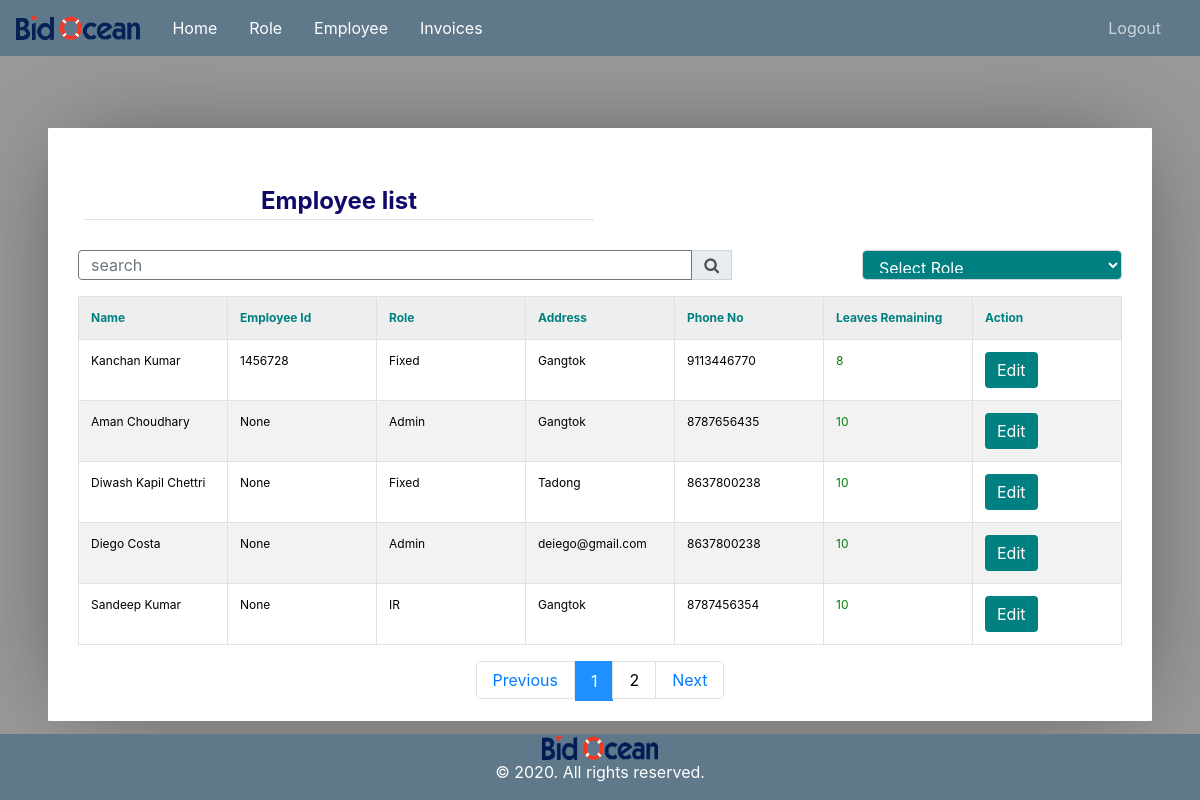
/employee-list/ (signed in), run on the app's committed database.
### user_invoice/models.py (models this page shows, shortened)
class Employee(models.Model):
	id       = models.AutoField(primary_key=True)
	name     = models.CharField(max_length=300)
	role     = models.ForeignKey(Role,on_delete=models.CASCADE)
	salary   = models.CharField(max_length=300, null=True, blank=True)
	address  = models.CharField(max_length=300)
	emp_id   = models.CharField(max_length=300, null=True, blank=True)
	phone_no = models.CharField(max_length=300)
	leaves   = models.IntegerField()
	auth_tbl = models.OneToOneField(User, on_delete=models.CASCADE)
	added_at = models.DateTimeField(auto_now_add=True)

class Role(models.Model):
    id         = models.AutoField(primary_key=True)
    name       = models.CharField(max_length=300)
    created_at = models.DateTimeField(auto_now_add=True)
    status     = models.SmallIntegerField(default=1)

### user_invoice/views.py (the view)
# urls.py: path('employee-list/',views.EmployeeDisplayView.as_view(),name='employee_list'),
class EmployeeDisplayView(AdminOrHRPanelMixin,TemplateView):
    template_name = 'user_invoice/employee_list.html'
    def get(self, request):
        employee_list    = Employee.objects.all()
        try:
            search     = request.GET['search']
        except:
            search     = None
        try:
            role     = request.GET['role']
        except:
            role     = None
        if search is not None and search is not "":
            search = search.strip()
            employee_list = employee_list.filter(Q(name__icontains=search)|Q(address__icontains=search)|(Q(phone_no__icontains=search))|Q(emp_id__icontains=search))
        if role is not None and role is not "":
        	employee_list = employee_list.filter(role__pk__exact=role)
        roles            = Role.objects.all()
        paginator        = Paginator(employee_list,5)
        page             = request.GET.get('page')
        paginatedcontent = paginator.get_page(page)
        context = {
            'employees' : paginatedcontent,
            'title'     : 'Employee list',
            'roles'     : roles,
            'role'      : Employee.objects.get(auth_tbl=self.request.user).role.name.lower()
        }
        return render(request, self.template_name, context)

### user_invoice/mixin.py (called while the page is built)
    def test_func(self):
        user     = self.request.user
        employee = Employee.objects.get(auth_tbl=user)
        return employee.role.name.lower() == 'admin' or employee.role.name.lower() == 'hr'

### user_invoice/templates/user_invoice/employee_list.html (shortened to what this page needs)
{% extends "user_invoice/base.html" %}
{% load crispy_forms_tags %}
{% block content %}
		<div class='container'>
		<table  width="100%">
			<tr>
				<td><legend class="border-bottom mb-4" style="color: rgb(15, 9, 105);text-align: center;"><b>Employee list</b> </legend></td>
				<td align="right"></td>
			</tr>
		</table>
		<form>
			<table >
				<tr>
						<link rel="stylesheet" href="https://stackpath.bootstrapcdn.com/font-awesome/4.7.0/css/font-awesome.min.css">
					<div class="form-group w-30" >
						<div class="input-group mb-3">
							<input type="text" name="search" style="width: 30px;height: 30px;" class="form-control border-secondary py-2" value="{{request.GET.search}}" placeholder="search">
							<div class="input-group-append">
							 <button class="input-group-text" style="height: 30px;" type="submit" name="submitbtn" value="Search"><i class="fa fa-search"></i>
							</div>
							<div id="styled-select">
								<select   class="form-control"style="width:260px; height:30px;color:white;background-color:teal;margin-left:130px" name="role"  onchange="this.form.submit()">
									<option value="" style="color: white;"><b> Select Role </b></option>
								</select>
							</div>
					</div>
				</div>
				</tr>
			</table>
		</form>
		<table cellpadding="0" cellspacing="0" border="0" class="table table-bordered table-striped  display" width="100%">
			<tr>
				<th style="color: teal;"><b>Name</b>  </th>
				<th style="color: teal;"><b>Employee Id</b></th>
				<th style="color: teal;"><b>Role</b></th>
				<th style="color: teal;"><b> Address</b></th>
				<th style="color: teal;"><b> Phone No</b></th>
				<th style="color: teal;"><b> Leaves Remaining</b></th>
				<th style="color: teal;"><b> Action</b></th>
			</tr>
			{% for employee in employees %}
				<tr>
					<td style="color: rgb(0, 0, 0);">{{employee.name}}</td>
					<td style="color: rgb(0, 0, 0);">{{employee.emp_id}}</td>
					<td style="color: rgb(0, 0, 0);">{{employee.role.name}}</td>
					<td style="color: rgb(0, 0, 0);;">{{employee.address}}</td>
					<td style="color: rgb(0, 0, 0);;">{{employee.phone_no}}</td>
					<td style="color: rgb(0, 128, 6);">{{employee.leaves}}</td>
					<td style="color: rgb(0, 0, 0);;"><a href="{% url 'employee_edit' employee.pk %}"><button  class="btn btn-primary shadow-none"  style="background-color:teal;border: none;">Edit</button></a></td>
				</tr>
			{% endfor %}
		</table>
		</div>
{% if employees.paginator.num_pages > 1 %}
  <nav aria-label="Page navigation example">
  <ul class="pagination justify-content-center" style="margin-bottom: 20px;" >
    {% if employees.has_previous %}
      <li class="text-dark page-item" style="margin-bottom: 20px;" ><a class="page-link text-primary font-weight-bolder" style="margin-bottom: 20px;" href="?page={{ employees.previous_page_number }}">Previous</a></li>
    {% else %}
      <li class="page-item disabled"><a class="page-link text-primary font-weight-bolder" style="margin-bottom: 20px;" href="#">Previous</a></li>
    {% endif %}
    {% for i in employees.paginator.page_range %}
      {% if employees.number == i %}
        <li class="page-item active">
          <a class="active" style="margin-bottom: 20px;" href="?page={{ i }}">{{i}}</a>
        </li>
      {% elif i > employees.number|add:'-5' and i < employees.number|add:'5' %}
        <li class="page-item {% if i == employees.number %} active {% endif %}">
          <a class="page-link font-weight-bolder" style="margin-bottom: 20px;" href="?page={{ i }}">{{i}}</a>
        </li>
      {% endif %}
    {% endfor %}
    {% if employees.has_next %}
      <li class="page-item"><a class="page-link text-primary font-weight-bolder" href="?page={{ employees.next_page_number }}">Next</a></li>
    {% else %}
      <li class="page-item disabled"><a class="page-link text-primary font-weight-bolder" href="#">Next</a></li>
    {% endif %}
  </ul>
</nav>
  {% endif %}
{% endblock content %}

### user_invoice/static/user_invoice/main.css (style rules this page uses)
body { background: #fafafa; color: #333333; margin-top: 5rem; }
ul { margin: 0; }

### user_invoice/templates/user_invoice/base.html (style rules this page uses)
a { color: white; }

### user_invoice/templates/user_invoice/employee_list.html (style rules this page uses)
* { border: 0; color: inherit; font-family: inherit; font-size: inherit; font-style: inherit; font-weight: inherit; line-height: inherit; list-style: none; margin: 0; padding: 0; text-decoration: none; vertical-align: top; }
table { font-size: 75%; table-layout: fixed; width: 100%; }
table { border-collapse: collapse; border-spacing: 2px; }
th, td { border-width: 0px; padding: 0.5em; position: relative; }
th, td { border-radius: 0.25em; border-style: solid; }
th { background: #EEE; border-color: #BBB; }
td { border-color: #DDD; }
html { font: 16px/1 'Open Sans', sans-serif; overflow: auto; padding: 0.5in; }
html { background: #999; cursor: default; }
body { background: #FFF; border-radius: 1px; box-shadow: 0 0 1in -0.25in rgba(0, 0, 0, 0.5); }
.pagination a { color: black; float: left; padding: 8px 16px; text-decoration: none; transition: background-color .3s; }
.pagination a.active { background-color: dodgerblue; color: white; }

### data on the page
Employee: name "Kanchan Kumar", emp_id "1456728", role.name "Fixed", address "Gangtok", phone_no "9113446770", leaves "8"
Employee: name "Aman Choudhary", emp_id "None", role.name "Admin", address "Gangtok", phone_no "8787656435", leaves "10"
Employee: name "Diwash Kapil Chettri", emp_id "None", role.name "Fixed", address "Tadong", phone_no "8637800238", leaves "10"
Employee: name "Diego Costa", emp_id "None", role.name "Admin", address "deiego@gmail.com", phone_no "8637800238", leaves "10"
Employee: name "Sandeep Kumar", emp_id "None", role.name "IR", address "Gangtok", phone_no "8787456354", leaves "10"

### other printed values
{{ i }} "1"
{{ i }} "2"
